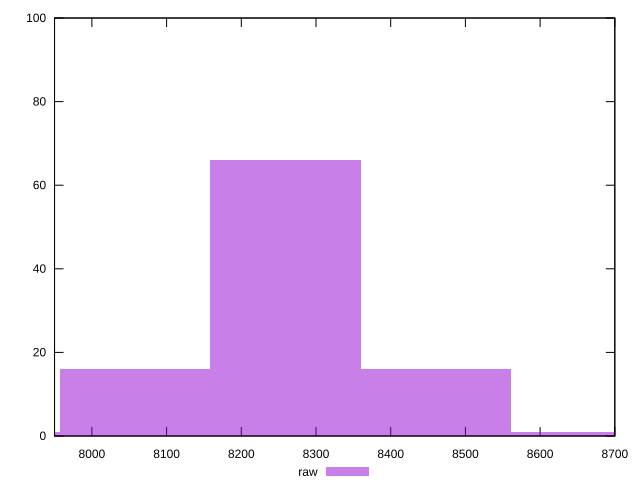

Source code (gnuplot):
reset

$raw <<EOF
8662.059544190814 1
8460.616298977075 16
8057.729808549594 16
8259.173053763334 66
7856.286563335854 1
EOF

set key outside below
set boxwidth 201.44324521373986
set xrange [7950:8700]
set yrange [0:100]
set trange [0:100]
set style fill transparent solid 0.5 noborder
set terminal svg size 640, 490 enhanced background rgb 'white'
set output "reports/report_00033_2021-03-01T14-23-16.841Z/uses-text-compression/samples/astro/raw/histogram.svg"

plot $raw title "raw" with boxes

reset
